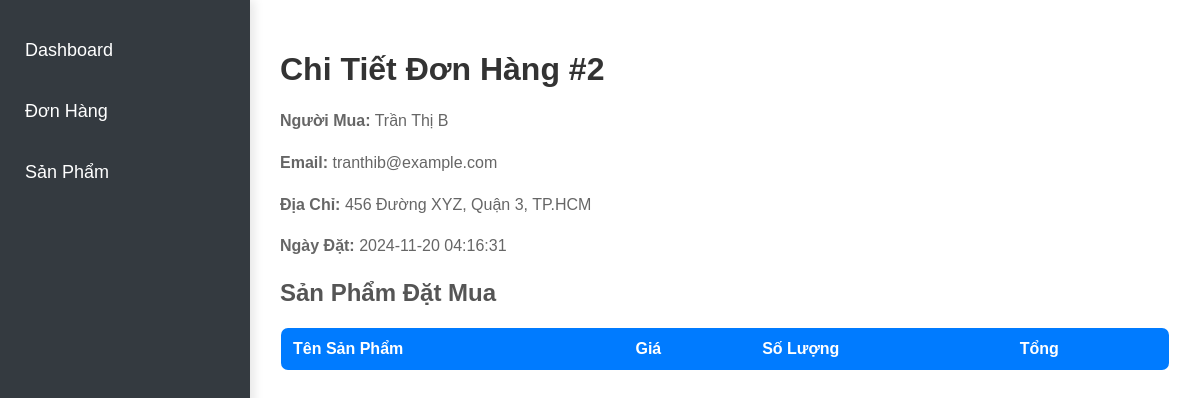
Screenshot of /admin/order_detail.php?id=2 with the database file from the repository.
### tables this page shows
CREATE TABLE `orders` (
  `id` int(11) NOT NULL,
  `customer_name` varchar(255) NOT NULL,
  `email` varchar(255) NOT NULL,
  `address` text NOT NULL,
  `order_date` datetime DEFAULT current_timestamp(),
  `status` varchar(50) NOT NULL
);

### admin/order_detail.php (the view, shortened to what this page needs)
<?php
include 'db.php';
if (isset($_GET['id'])) {
    $order_id = $_GET['id'];
    $query = "SELECT * FROM orders WHERE id = :order_id";
    $stmt = $conn->prepare($query);
    $stmt->bindParam(':order_id', $order_id);
    $stmt->execute();
    $order = $stmt->fetch(PDO::FETCH_ASSOC);
} else {
    echo "Không có đơn hàng nào.";
    exit();
}
?>
<!DOCTYPE html>
<html lang="en">
<head>
    <link rel="stylesheet" href="assets/css/styles.css">
</head>
<body>
    <div class="sidebar">
        <ul>
            <li><a href="index.php">Dashboard</a></li>
            <li><a href="orders.php">Đơn Hàng</a></li>
            <li><a href="products.php">Sản Phẩm</a></li>
        </ul>
    </div>
    <div class="content">
        <h1>Chi Tiết Đơn Hàng #<?php echo $order['id']; ?></h1>
        <p><strong>Người Mua:</strong> <?php echo $order['customer_name']; ?></p>
        <p><strong>Email:</strong> <?php echo $order['email']; ?></p>
        <p><strong>Địa Chỉ:</strong> <?php echo $order['address']; ?></p>
        <p><strong>Ngày Đặt:</strong> <?php echo $order['order_date']; ?></p>
        <h2>Sản Phẩm Đặt Mua</h2>
        <table>
            <thead>
                <tr>
                    <th>Tên Sản Phẩm</th>
                    <th>Giá</th>
                    <th>Số Lượng</th>
                    <th>Tổng</th>
                </tr>
            </thead>
        </table>
    </div>
</body>
</html>

### admin/assets/css/styles.css (style rules this page uses)
body { font-family: 'Arial', sans-serif; background-color: #f4f7fc; margin: 0; padding: 0; display: flex; min-height: 100vh; }
.sidebar { width: 250px; background-color: #343a40; color: #fff; padding-top: 20px; height: 100vh; position: fixed; left: 0; top: 0; box-shadow: 4px 0 10px rgba(0, 0, 0, 0.1); }
.sidebar ul { list-style-type: none; padding: 0; margin: 0; }
.sidebar ul li { padding: 15px; text-align: left; transition: background-color 0.3s ease; }
.sidebar ul li a { color: white; text-decoration: none; display: block; font-size: 18px; }
.content { margin-left: 250px; padding: 30px; flex: 1; background-color: #fff; }
h1 { font-size: 32px; color: #333; margin-bottom: 20px; }
h2 { font-size: 24px; color: #555; margin-bottom: 20px; }
p { font-size: 16px; color: #666; line-height: 1.6; }
table { width: 100%; border-collapse: collapse; margin-top: 20px; border: 1px solid #ddd; border-radius: 8px; overflow: hidden; }
table thead { background-color: #007bff; color: white; }
table th, table td { padding: 12px; text-align: left; border-bottom: 1px solid #ddd; }
table th { font-weight: bold; }
a { color: #007bff; text-decoration: none; transition: color 0.3s ease; }
a { display: block; text-decoration: none; font-size: 14px; padding: 5px 10px; border-radius: 4px; transition: background-color 0.3s, color 0.3s; }

### rows the page displays
orders: id "2", customer_name "Trần Thị B", email "tranthib@example.com", address "456 Đường XYZ, Quận 3, TP.HCM", order_date "2024-11-20 04:16:31"
